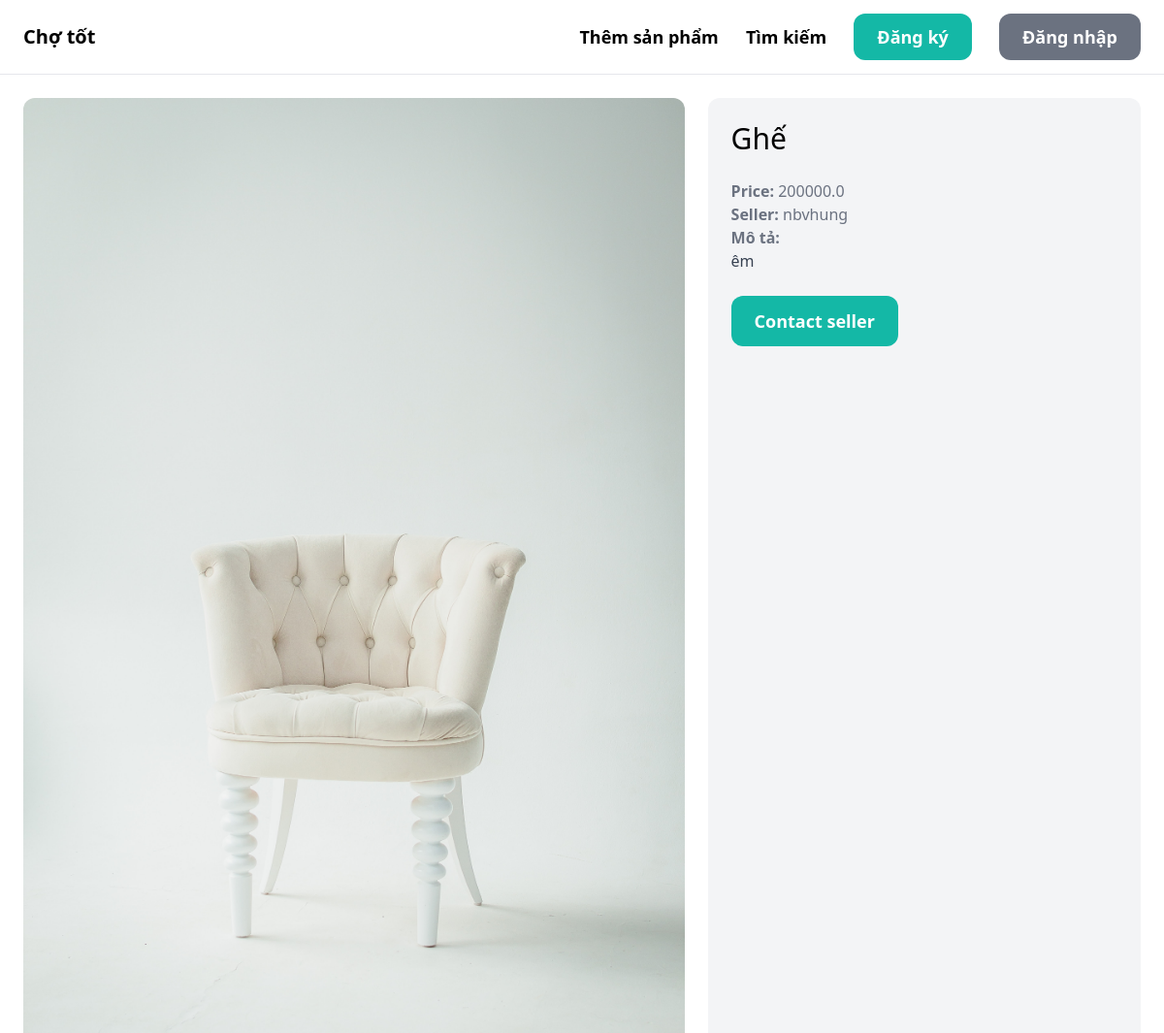
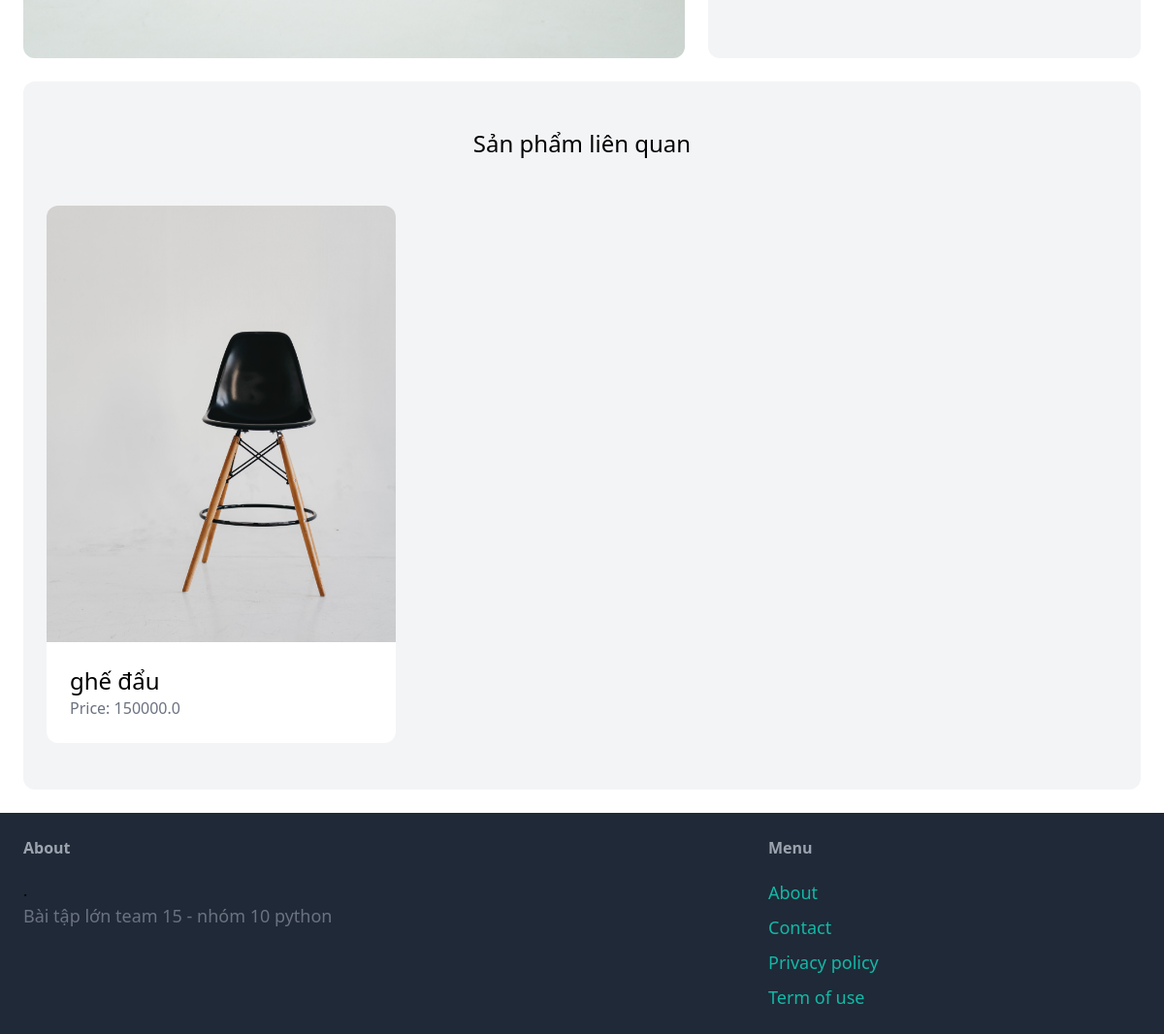
/items/6/, run on the app's committed database (2 pictures, top to bottom).
### item/models.py (models this page shows, shortened)
class Item(models.Model):
    category = models.ForeignKey(Category, related_name='items', on_delete=models.CASCADE)
    name = models.CharField(max_length=255)
    description = models.TextField(blank=True, null=True)
    price = models.FloatField()
    image = models.ImageField(upload_to='item_images', blank=True, null=True)
    is_sold = models.BooleanField(default=False)
    created_by = models.ForeignKey(User, related_name='items', on_delete=models.CASCADE)
    created_at = models.DateTimeField(auto_now_add=True)

### item/views.py (the view)
# urls.py: path('<int:pk>/', views.detail, name='detail'),
def detail(request, pk):
    item = get_object_or_404(Item, pk=pk)
    related_items = Item.objects.filter(category=item.category, is_sold=False).exclude(pk=pk)[0:3]
    return render(request, 'item/detail.html', {
        'item': item,
        'related_items': related_items
    })

### item/templates/item/detail.html (shortened to what this page needs)
{% extends 'core/base.html' %}
{% block content %}
<div class="grid grid-cols-5 gap-6">
    <div class="col-span-3">
        <img src="{{ item.image.url }}" class="rounded-xl">
    </div>
    <div class="col-span-2 p-6 bg-gray-100 rounded-xl">
        <h1 class="mb-6 text-3xl">{{ item.name }}</h1>
        <p class="text-gray-500"><strong>Price: </strong>{{ item.price }}</p>
        <p class="text-gray-500"><strong>Seller: </strong>{{ item.created_by.username }}</p>
        {% if item.description %}
            <p class="text-gray-700">
                <strong class="text-gray-500">Mô tả:</strong><br>
                {{ item.description }}
            </p>
        {% endif %}
        {% if request.user == item.created_by %}
            <div class="mt-6 p-6 bg-white rounded-xl">
                <p>Đây là sản phẩm của bạn!</p>
                <a href="{% url 'item:edit' item.id %}" class="inline-block mt-6 px-6 py-3 text-lg font-semibold bg-teal-500 text-white rounded-xl">Edit</a>
                <a href="{% url 'item:delete' item.id %}" class="inline-block mt-6 px-6 py-3 text-lg font-semibold bg-red-500 text-white rounded-xl">Delete</a>
            </div>
        {% else %}
            <a href="{% url 'conversation:new' item.id %}" class="inline-block mt-6 px-6 py-3 text-lg font-semibold bg-teal-500 text-white rounded-xl hover:bg-teal-700">Contact seller</a>
        {% endif %}
    </div>
</div>
<div class="mt-6 px-6 py-12 bg-gray-100 rounded-xl">
    <h2 class="mb-12 text-2xl text-center">Sản phẩm liên quan</h2>
    <div class="grid grid-cols-3 gap-3">
        {% for item in related_items %}
            <div>
                <a href="{% url 'item:detail' item.id %}">
                    <div>
                        <img src="{{ item.image.url }}" class="rounded-t-xl">
                    </div>
                    <div class="p-6 bg-white rounded-b-xl">
                        <h2 class="text-2xl">{{ item.name }}</h2>
                        <p class="text-gray-500">Price: {{ item.price }}</p>
                    </div>
                </a>
            </div>
        {% endfor %}
    </div>
</div>
{% endblock %}

### data on the page
Item: image (picture), name "Ghế", price "200000.0", created_by.username "nbvhung", description "êm"
Item: image (picture), name "ghế đẩu", price "150000.0"
